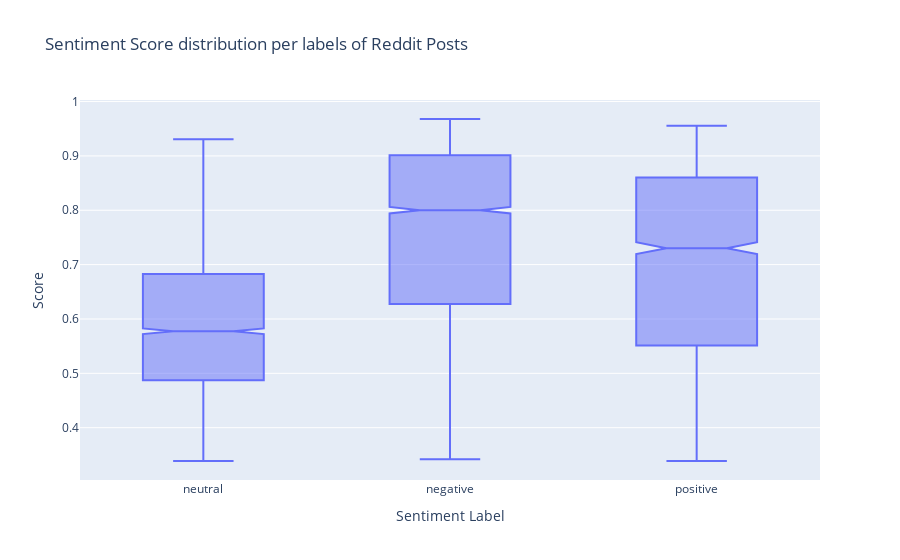

Write notebook code for a chart like this one.
### Markdown cell above
# Analyzing the sentiments

### Code cell
fig = px.box(comments_df, x="sentiment.label", y="sentiment.score", title="Sentiment Score distribution per labels of Reddit Posts", notched=True)

fig.update_layout(
    xaxis_title="Sentiment Label",
    yaxis_title="Score"
)

fig.show()

### Figure 1 — Plotly figure (JSON) as saved in the notebook; plotly's stock layout.template omitted (floating-point values rounded to 4 significant figures; data arrays with more than 128 entries replaced by an {"elided": "..."} marker saying what was removed)
{"data": [{"alignmentgroup": "True", "hovertemplate": "sentiment.label=%{x}<br>sentiment.score=%{y}<extra></extra>", "legendgroup": "", "marker": {"color": "#636efa"}, "name": "", "notched": true, "offsetgroup": "", "orientation": "v", "showlegend": false, "x": {"elided": "10572 str values"}, "x0": " ", "xaxis": "x", "y": {"elided": "10572 float values"}, "y0": " ", "yaxis": "y", "type": "box"}], "layout": {"xaxis": {"anchor": "y", "domain": [0.0, 1.0], "title": {"text": "Sentiment Label"}}, "yaxis": {"anchor": "x", "domain": [0.0, 1.0], "title": {"text": "Score"}}, "legend": {"tracegroupgap": 0}, "title": {"text": "Sentiment Score distribution per labels of Reddit Posts"}, "boxmode": "group"}}
